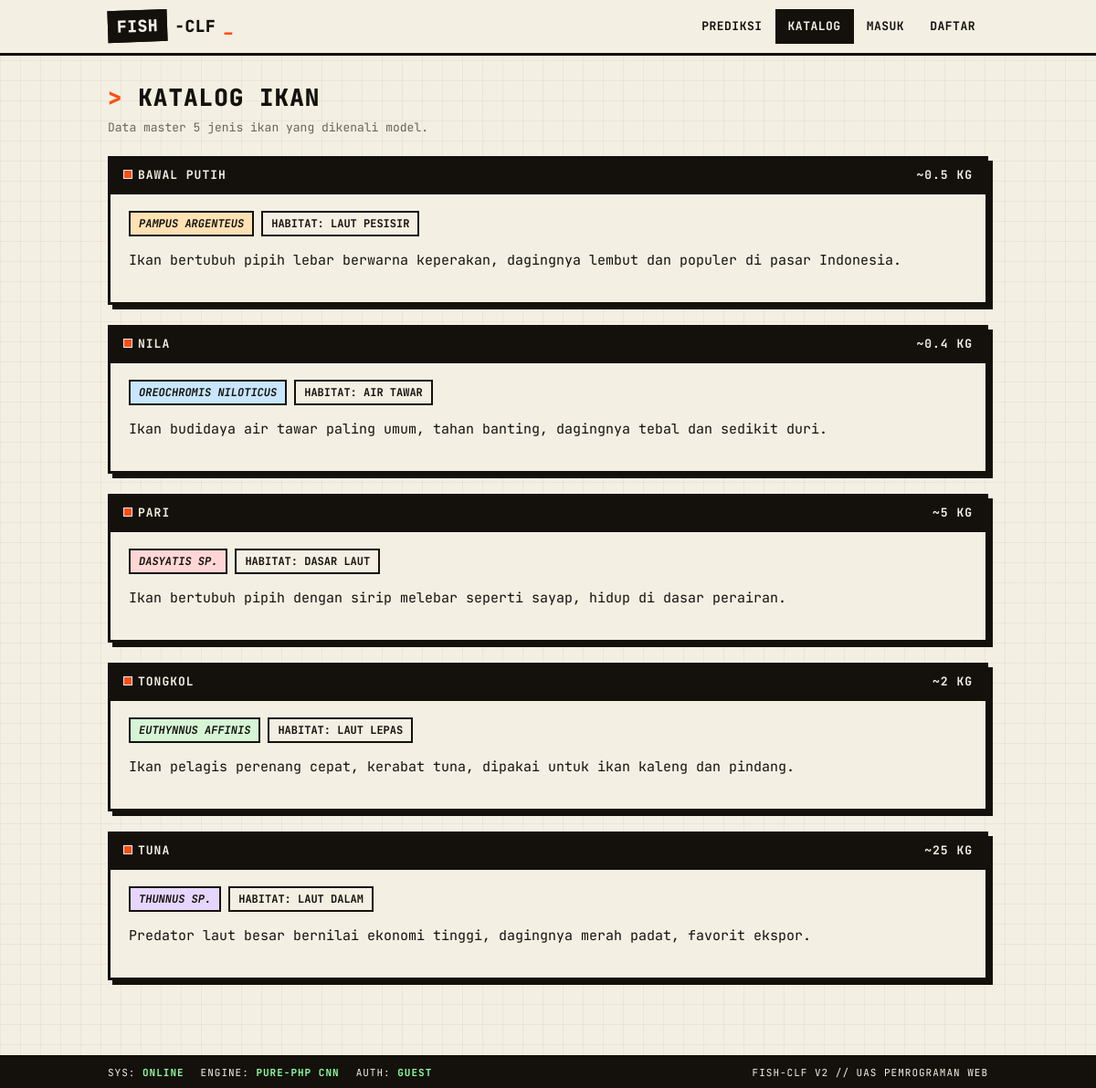
Screenshot of /catalog.php with the database file from the repository.
### tables this page shows
CREATE TABLE `fish_catalog` (
  `id`              INT UNSIGNED NOT NULL AUTO_INCREMENT,
  `name`            VARCHAR(50)  NOT NULL,
  `scientific_name` VARCHAR(100) DEFAULT NULL,
  `habitat`         VARCHAR(100) DEFAULT NULL,
  `description`     TEXT         DEFAULT NULL,
  `avg_weight_kg`   DECIMAL(6,2) DEFAULT NULL,
  `created_by`      INT UNSIGNED DEFAULT NULL,
  `created_at`      TIMESTAMP    NOT NULL DEFAULT CURRENT_TIMESTAMP,
  `updated_at`      TIMESTAMP    NOT NULL DEFAULT CURRENT_TIMESTAMP ON UPDATE CURRENT_TIMESTAMP,
  PRIMARY KEY (`id`),
  UNIQUE KEY `uq_catalog_name` (`name`),
  KEY `idx_catalog_created_by` (`created_by`),
  CONSTRAINT `fk_catalog_user`
    FOREIGN KEY (`created_by`) REFERENCES `users` (`id`)
    ON DELETE SET NULL ON UPDATE CASCADE
);

### src/Auth.php (called while the page is built, shortened)
<?php
class Auth
{
    public static function check(): bool
    {
        return isset($_SESSION['user_id']);
    }
}

### public/catalog.php (the view, shortened to what this page needs)
<?php
require_once __DIR__ . '/../src/Auth.php';
$cfg = require __DIR__ . '/../config.php';
require_once __DIR__ . '/_layout.php';
$rows = [];
try {
    $pdo  = Database::pdo($cfg);
    $rows = $pdo->query(
        'SELECT id, name, scientific_name, habitat, description, avg_weight_kg
         FROM fish_catalog ORDER BY name ASC'
    )->fetchAll();
} catch (PDOException $e) {
    $dbError = 'Database error. Pastikan MySQL nyala & fish_classifier.sql sudah di-import.';
}
layout_header('Katalog', 'catalog');
?>
<h1 class="page-title">Katalog Ikan</h1>
<p class="page-sub">Data master <?= count($rows) ?> jenis ikan yang dikenali model.<?php if (Auth::isAdmin()): ?> // <a href="catalog_manage.php">Kelola data →</a><?php endif; ?></p>
<?php foreach ($rows as $i => $r):
    $bc = ['b1','b2','b3','b4','b5'][$i % 5]; ?>
  <div class="panel">
    <div class="panel-head">
      <span><span class="dot"></span><?= e($r['name']) ?></span>
      <span><?= $r['avg_weight_kg'] !== null ? '~'.rtrim(rtrim(number_format((float)$r['avg_weight_kg'],2),'0'),'.').' kg' : '' ?></span>
    </div>
    <div class="badges" style="margin-bottom:10px">
      <?php if ($r['scientific_name']): ?><span class="badge <?= $bc ?>"><i><?= e($r['scientific_name']) ?></i></span><?php endif; ?>
      <?php if ($r['habitat']): ?><span class="badge">habitat: <?= e($r['habitat']) ?></span><?php endif; ?>
    </div>
    <p><?= e($r['description']) ?: '<span class="mono-note">Belum ada deskripsi.</span>' ?></p>
  </div>
<?php endforeach; ?>
<?php layout_footer(); ?>

### public/_layout.php (shortened to what this page needs)
<?php
function e(?string $s): string { return htmlspecialchars((string)$s, ENT_QUOTES, 'UTF-8'); }
function layout_header(string $title, string $active = ''): void
{
    $u = Auth::user();
    ?>
<!DOCTYPE html>
<html lang="id">
<head>
<link rel="stylesheet" href="assets/style.css">
</head>
<body>
<div class="topbar">
  <div class="topbar-inner">
    <a class="brand" href="index.php">
      <span class="mark">FISH</span>-CLF<span class="blink">_</span>
    </a>
    <nav class="nav">
      <a href="index.php"   class="<?= $active==='predict'?'active':'' ?>">Prediksi</a>
      <a href="catalog.php" class="<?= $active==='catalog'?'active':'' ?>">Katalog</a>
      <?php if (Auth::check()): ?>
        <a href="history.php" class="<?= $active==='history'?'active':'' ?>">Riwayat</a>
        <?php if (Auth::isAdmin()): ?>
          <a href="catalog_manage.php" class="<?= $active==='manage'?'active':'' ?>">Kelola</a>
        <?php endif; ?>
        <span class="who">@<b><?= e($u['username']) ?></b><?php if (Auth::isAdmin()): ?><span class="tag-admin">ADMIN</span><?php endif; ?></span>
        <a href="logout.php">Keluar</a>
      <?php else: ?>
        <a href="login.php"    class="<?= $active==='login'?'active':'' ?>">Masuk</a>
        <a href="register.php" class="<?= $active==='register'?'active':'' ?>">Daftar</a>
      <?php endif; ?>
    </nav>
  </div>
</div>
<div class="wrap">
<?php
}
function layout_footer(): void
{
    $on = Auth::check();
    ?>
</div>
<div class="statusbar">
  <div class="statusbar-inner">
    <span>SYS: <b>ONLINE</b></span>
    <span>ENGINE: <b>PURE-PHP CNN</b></span>
    <span>AUTH: <b><?= $on ? 'SESSION_ACTIVE' : 'GUEST' ?></b></span>
    <span class="push">FISH-CLF v2 // UAS PEMROGRAMAN WEB</span>
  </div>
</div>
</body>
</html>
<?php
}

### public/assets/style.css (style rules this page uses)
:root { --paper:#f3efe3; --paper-2:#e8e2d0; --ink:#14110c; --line:#14110c; --orange:#ff4d15; --blue:#1b3af5; --green:#0c7a3f; --red:#d21414; --muted:#6b6555; --shadow:5px 5px 0 var(--ink); --shadow-sm:3px 3px 0 var(--ink); }
* { box-sizing:border-box }
html,body { margin:0;padding:0 }
body { background:var(--paper); background-image: linear-gradient(rgba(20,17,12,.045) 1px,transparent 1px), linear-gradient(90deg,rgba(20,17,12,.045) 1px,transparent 1px); background-size:22px 22px; color:var(--ink); font-family:"JetBrains Mono","SFMono-Regular",Consolas,"Liberation Mono",Menlo,monospace; font-size:15px; line-height:1.5; -webkit-font-smoothing:antialiased; }
a { color:var(--blue);text-decoration:none }
.topbar { border-bottom:3px solid var(--ink); background:var(--paper); position:sticky;top:0;z-index:50; }
.topbar-inner { max-width:1000px;margin:0 auto;padding:10px 18px; display:flex;align-items:center;gap:14px;flex-wrap:wrap; }
.brand { font-weight:800;font-size:18px;letter-spacing:.5px; text-transform:uppercase;color:var(--ink); display:flex;align-items:center;gap:8px; }
.brand .mark { background:var(--ink);color:var(--paper); padding:2px 8px;border:2px solid var(--ink); transform:rotate(-2deg); }
.brand .blink { color:var(--orange);animation:blink 1.1s steps(2) infinite }
.nav { display:flex;gap:0;margin-left:auto;flex-wrap:wrap }
.nav a { color:var(--ink);text-transform:uppercase;font-size:13px;font-weight:700; padding:7px 12px;border:2px solid transparent;letter-spacing:.5px; }
.nav a.active { background:var(--ink);color:var(--paper) }
.wrap { max-width:1000px;margin:0 auto;padding:26px 18px 60px }
.page-title { font-size:26px;font-weight:800;text-transform:uppercase;letter-spacing:1px; margin:0 0 4px; }
.page-title:before { content:"> ";color:var(--orange) }
.page-sub { color:var(--muted);margin:0 0 22px;font-size:13px }
.panel { background:var(--paper); border:3px solid var(--ink); box-shadow:var(--shadow); padding:20px;margin-bottom:22px; }
.panel-head { margin:-20px -20px 18px;padding:8px 14px; border-bottom:3px solid var(--ink); background:var(--ink);color:var(--paper); font-size:13px;text-transform:uppercase;letter-spacing:1px;font-weight:700; display:flex;justify-content:space-between;align-items:center; }
.panel-head .dot { width:10px;height:10px;background:var(--orange);border:1px solid var(--paper);display:inline-block;margin-right:6px }
.badges { display:flex;gap:8px;flex-wrap:wrap;margin-top:10px }
.badge { border:2px solid var(--ink);padding:3px 9px;font-size:12px;font-weight:700; text-transform:uppercase;background:var(--paper); }
.badge.b1 { background:#ffe1b3 }
.badge.b2 { background:#c8e6ff }
.badge.b3 { background:#ffd6d6 }
.badge.b4 { background:#d6f5d6 }
.badge.b5 { background:#e6d6ff }
.statusbar { border-top:3px solid var(--ink);background:var(--ink);color:var(--paper); font-size:11px;text-transform:uppercase;letter-spacing:1px; }
.statusbar-inner { max-width:1000px;margin:0 auto;padding:8px 18px;display:flex;gap:18px;flex-wrap:wrap }
.statusbar b { color:#8dff9e }
.statusbar .push { margin-left:auto }

### rows the page displays
fish_catalog: name "BAWAL PUTIH", avg_weight_kg "0.5", scientific_name "PAMPUS ARGENTEUS", habitat "LAUT PESISIR", description "Ikan bertubuh pipih lebar berwarna keperakan, dagingnya lembut dan populer di pasar Indonesia."
fish_catalog: name "NILA", avg_weight_kg "0.4", scientific_name "OREOCHROMIS NILOTICUS", habitat "AIR TAWAR", description "Ikan budidaya air tawar paling umum, tahan banting, dagingnya tebal dan sedikit duri."
fish_catalog: name "PARI", avg_weight_kg "5", scientific_name "DASYATIS SP.", habitat "DASAR LAUT", description "Ikan bertubuh pipih dengan sirip melebar seperti sayap, hidup di dasar perairan."
fish_catalog: name "TONGKOL", avg_weight_kg "2", scientific_name "EUTHYNNUS AFFINIS", habitat "LAUT LEPAS", description "Ikan pelagis perenang cepat, kerabat tuna, dipakai untuk ikan kaleng dan pindang."
fish_catalog: name "TUNA", avg_weight_kg "25", scientific_name "THUNNUS SP.", habitat "LAUT DALAM", description "Predator laut besar bernilai ekonomi tinggi, dagingnya merah padat, favorit ekspor."

### other values shown
count($rows) "5"
